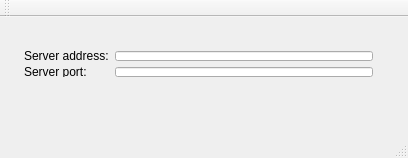
<?xml version="1.0" encoding="UTF-8"?>
<ui version="4.0">
 <class>MainWindow</class>
 <widget class="QMainWindow" name="MainWindow">
  <property name="geometry">
   <rect>
    <x>0</x>
    <y>0</y>
    <width>408</width>
    <height>158</height>
   </rect>
  </property>
  <property name="windowTitle">
   <string>MainWindow</string>
  </property>
  <widget class="QWidget" name="centralWidget">
   <widget class="QWidget" name="">
    <property name="geometry">
     <rect>
      <x>13</x>
      <y>23</y>
      <width>371</width>
      <height>48</height>
     </rect>
    </property>
    <layout class="QGridLayout" name="gridLayout">
     <item row="0" column="0">
      <widget class="QLabel" name="label">
       <property name="text">
        <string>Server address:</string>
       </property>
      </widget>
     </item>
     <item row="0" column="1">
      <widget class="QLineEdit" name="serverAddrEdt"/>
     </item>
     <item row="1" column="0">
      <widget class="QLabel" name="label_2">
       <property name="text">
        <string>Server port:</string>
       </property>
      </widget>
     </item>
     <item row="1" column="1">
      <widget class="QLineEdit" name="serverPortEdt"/>
     </item>
    </layout>
   </widget>
  </widget>
  <widget class="QMenuBar" name="menuBar">
   <property name="geometry">
    <rect>
     <x>0</x>
     <y>0</y>
     <width>408</width>
     <height>23</height>
    </rect>
   </property>
  </widget>
  <widget class="QToolBar" name="mainToolBar">
   <attribute name="toolBarArea">
    <enum>TopToolBarArea</enum>
   </attribute>
   <attribute name="toolBarBreak">
    <bool>false</bool>
   </attribute>
  </widget>
  <widget class="QStatusBar" name="statusBar"/>
 </widget>
 <layoutdefault spacing="6" margin="11"/>
 <resources/>
 <connections/>
</ui>
